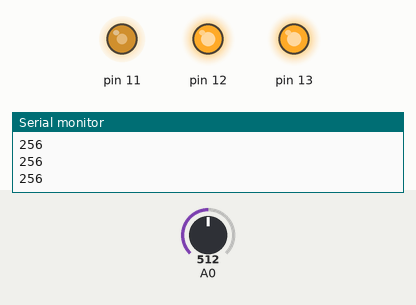
Bench run of a sketch on a simulated Arduino Uno, built with avr-gcc and run on an emulated ATmega328P. On the bench: output pins drawn as LEDs (lit = HIGH), the last lines printed to the serial monitor. Inputs (shaded band) come from the test bench; at power-on: A0 = 512. Random numbers use the default seed unless the sketch sets one.

Above: at 1.2 s.
1.3 s: A0 set to 63
2.8 s: A0 set to 56
At 3.8 s:
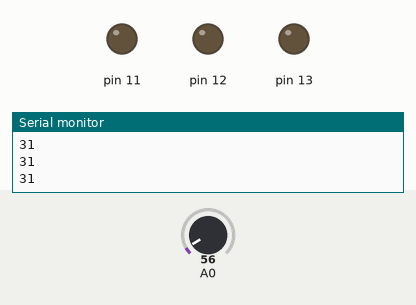
4.3 s: A0 set to 122
At 5.1 s:
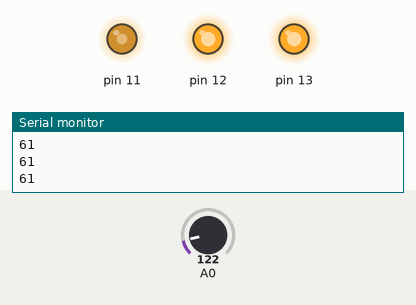
5.8 s: A0 set to 20
At 6.8 s:
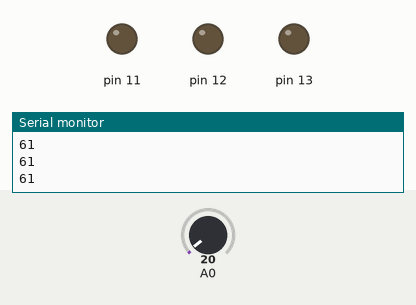
7.3 s: A0 set to 306
At 7.8 s:
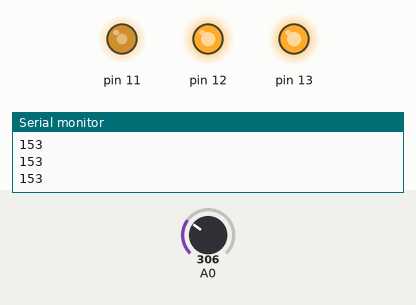
Timing chart, 0 to 9.8 s (numbered marks = the images above; inputs shaded):
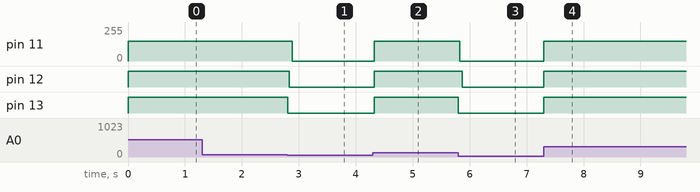

The sketch:

ITPsoundsensor.ino
```cpp
int getAnalogVal;

int led;

float db;

void setup() {
  Serial.begin(9600);
  pinMode(led, OUTPUT);
}


void loop() {


  getAnalogVal = analogRead(A0)/2;

  led = random(11,14);

  if (getAnalogVal >= 30)
  {
    analogWrite(led, 150);
    Serial.println(getAnalogVal);
    getAnalogVal = 0;
  }

  else
  {
    analogWrite(led, 0);
  }

  delay(getAnalogVal);


}
```

Measured:
- the behaviour switches between 60 and 59 on A0 (found by bisection; images 0 and 1)
- after the input at 2.8 s, pin 11: 150/255 → 0/255 after 0.09 s; pin 12, pin 13: HIGH → LOW at once
- after the input at 4.3 s, pin 11: 0/255 → 150/255 at once; pin 12, pin 13: LOW → HIGH at once
- after the input at 5.8 s, pin 11: 150/255 → 0/255 at once; pin 12: HIGH → LOW after 0.07 s; pin 13: HIGH → LOW at once
- after the input at 7.3 s, pin 11: 0/255 → 150/255 at once; pin 12, pin 13: LOW → HIGH at once
